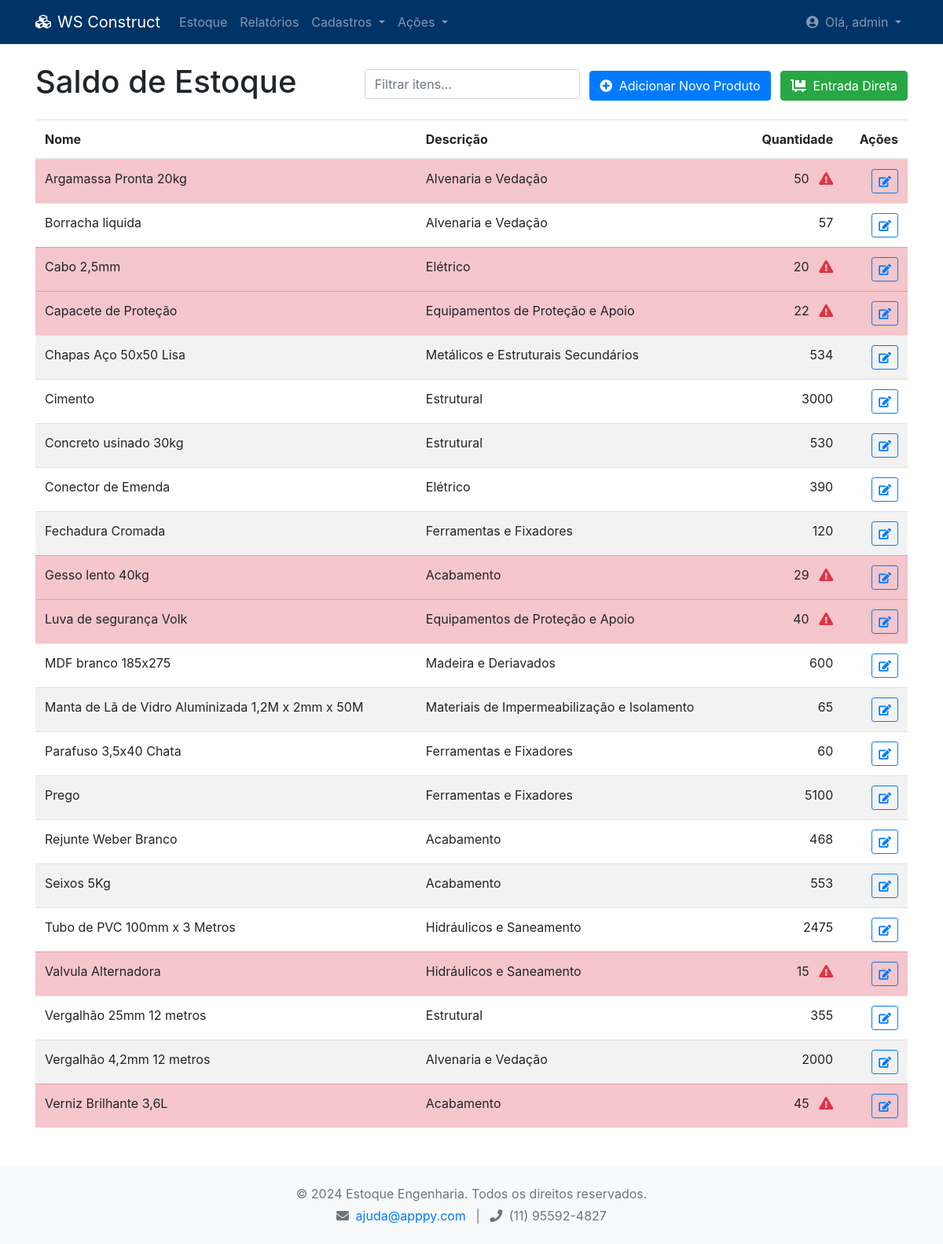
The app's page /estoque (signed in), older data.
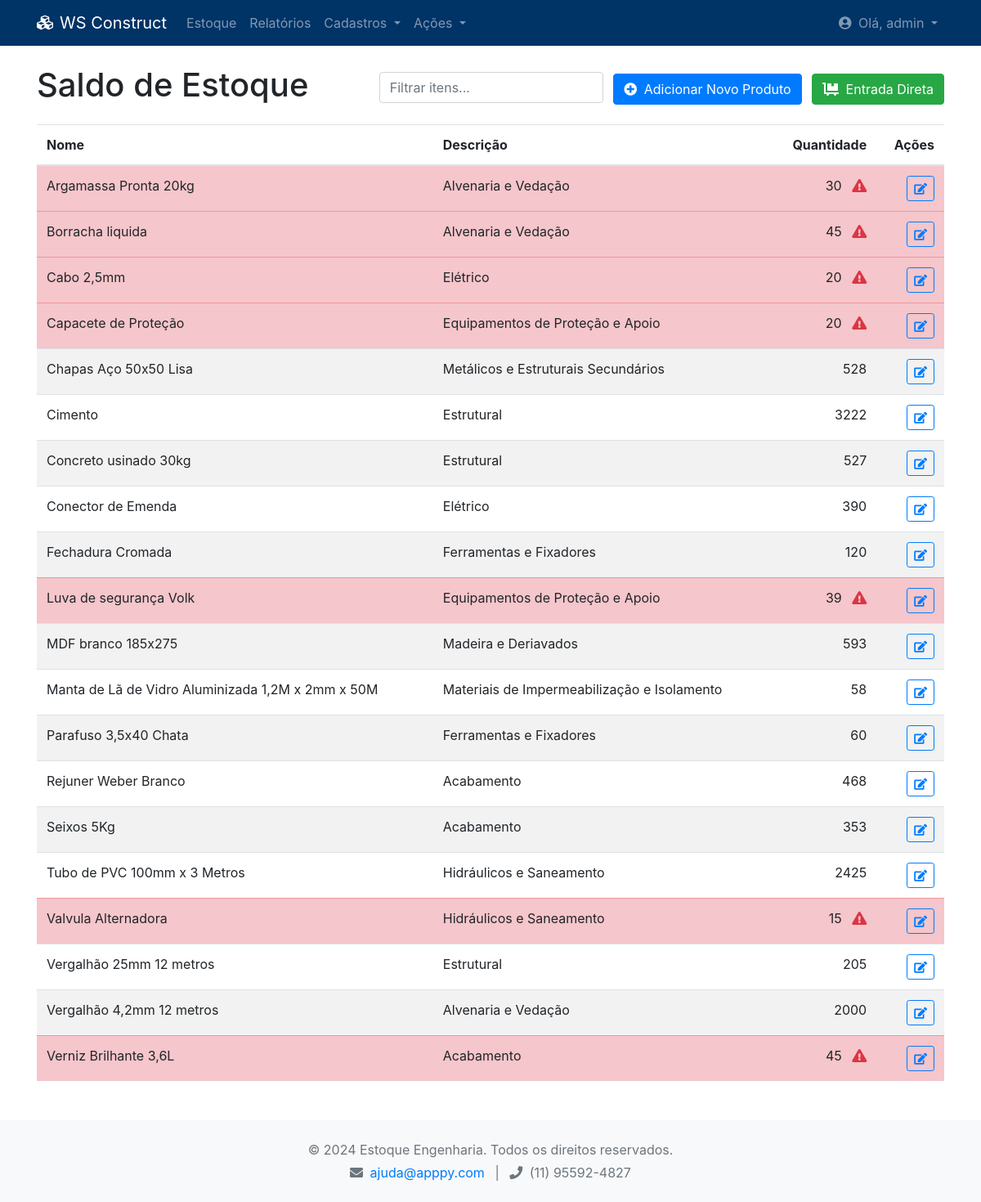
The same page, newer data.
### tables this page shows
CREATE TABLE itens_estoque (
        id INTEGER PRIMARY KEY AUTOINCREMENT,
        nome TEXT UNIQUE NOT NULL,
        descricao_id INTEGER,
        quantidade INTEGER NOT NULL DEFAULT 0,
        preco_unitario REAL,
        FOREIGN KEY (descricao_id) REFERENCES descricoes (id)
    );

CREATE TABLE descricoes (
        id INTEGER PRIMARY KEY AUTOINCREMENT,
        nome TEXT UNIQUE NOT NULL
    );

### app.py (the view)
@app.route('/estoque')
def ver_estoque():
    usuario = session.get('usuario')
    if not usuario:
        return redirect(url_for('login'))
    if not auth.tem_permissao(usuario['role'], 'ver_estoque'):
        flash("Você não tem permissão para acessar esta página.", "danger")
        return redirect(url_for('dashboard'))
    itens_estoque = estoque.listar_itens()
    descricoes_disponiveis = gerenciamento.listar_descricoes()
    return render_template('estoque.html', usuario=usuario, itens=itens_estoque, descricoes=descricoes_disponiveis)

### app.py (called while the page is built)
@app.context_processor
def inject_permissions():
    return dict(PERMISSOES=auth.PERMISSOES)

@app.context_processor
def inject_auth():
    return dict(auth=auth)

@app.context_processor
def inject_notifications():
    if 'usuario' in session and session['usuario']['role'] == 'administracao':
        pedidos_pendentes_count = len(pedidos.listar_pedidos_pendentes())
        return dict(pedidos_pendentes_count=pedidos_pendentes_count)
    return dict(pedidos_pendentes_count=0)

### auth.py (called while the page is built)
def tem_permissao(role: str, acao: str) -> bool:
    permissoes_do_role = PERMISSOES.get(role, [])
    if 'all' in permissoes_do_role:
        return True
    return acao in permissoes_do_role

### database.py (called while the page is built)
def conectar_bd():
    try:
        conn = sqlite3.connect(DB_NAME)
        conn.row_factory = sqlite3.Row
        return conn
    except sqlite3.Error as e:
        logging.error(f"Erro ao conectar ao banco de dados: {e}")
        return None

### estoque.py (called while the page is built)
def listar_itens():
    conn = conectar_bd()
    if not conn: return []
    cursor = conn.cursor()
    cursor.execute("""
        SELECT i.id, i.nome, i.quantidade, i.preco_unitario, d.nome as descricao
        FROM itens_estoque i
        LEFT JOIN descricoes d ON i.descricao_id = d.id
        ORDER BY i.nome
    """)
    itens = cursor.fetchall()
    conn.close()
    return [dict(item) for item in itens] # Converte para lista de dicionários

### gerenciamento.py (called while the page is built)
def listar_descricoes():
    conn = conectar_bd()
    if not conn: return []
    cursor = conn.cursor()
    cursor.execute("SELECT id, nome FROM descricoes ORDER BY nome")
    descricoes = cursor.fetchall()
    conn.close()
    return [dict(d) for d in descricoes]

### pedidos.py (called while the page is built, shortened)
def listar_pedidos_pendentes():
    conn = conectar_bd()
    if not conn: return []
    cursor = conn.cursor()
    cursor.execute("""
        SELECT p.id, p.data_solicitacao, p.tipo, p.justificativa,
               u.username as solicitante_nome, o.nome as obra_nome
        FROM pedidos p
        JOIN usuarios u ON p.solicitante_id = u.id
        LEFT JOIN obras o ON p.obra_id = o.id
        WHERE p.status = 'pendente'
        ORDER BY p.data_solicitacao ASC
    """)
    pedidos_rows = cursor.fetchall()
    pedidos_formatados = []
    conn.close()
    return pedidos_formatados

### templates/estoque.html (shortened to what this page needs)
{% extends "base.html" %}
{% block content %}
        <div class="d-flex justify-content-between align-items-center mb-3">
            <h1>Saldo de Estoque</h1>
            <div>
                <input type="text" id="filtroTabela" class="form-control d-inline-block w-auto" placeholder="Filtrar itens...">
                {% if usuario.role == 'administracao' %}
                <button type="button" class="btn btn-primary ml-2" data-toggle="modal" data-target="#modalAdicionarItem">
                    <i class="fas fa-plus-circle mr-1"></i> Adicionar Novo Produto
                </button>
                {% endif %}
                {% if usuario.role == 'administracao' %}
                <a href="{{ url_for('registrar_movimentacao') }}" class="btn btn-success ml-2"><i class="fas fa-dolly-flatbed mr-1"></i> Entrada Direta</a>
                {% else %}
                <button type="button" class="btn btn-info ml-2" data-toggle="modal" data-target="#modalPedirCompra">
                    <i class="fas fa-shopping-cart mr-1"></i> Pedir Compra
                </button>
                {% endif %}
            </div>
        </div>
        {% if not itens %}
            <div class="alert alert-warning">Nenhum item encontrado no estoque.</div>
        {% else %}
            <table class="table table-striped table-hover">
                <thead>
                    <tr>
                        <th>Nome</th>
                        <th>Descrição</th>
                        <th class="text-right">Quantidade</th>
                        <th class="text-right">Ações</th>
                    </tr>
                </thead>
                <tbody id="corpoTabela">
                    {% for item in itens %}
                    <tr class="{% if usuario.role == 'administracao' and item.quantidade <= 50 %}table-danger{% endif %}">
                        <td>{{ item.nome }}</td>
                        <td>{{ item.descricao }}</td>
                        <td class="text-right">
                            {{ item.quantidade }}
                            {% if usuario.role == 'administracao' and item.quantidade <= 50 %}
                                <i class="fas fa-exclamation-triangle text-danger ml-2" title="Estoque baixo!"></i>
                            {% endif %}
                        </td>
                        <td class="text-right">
                            {% if usuario.role == 'administracao' %}
                            <a href="{{ url_for('editar_item', id=item.id) }}" class="btn btn-sm btn-outline-primary">
                                <i class="fas fa-edit"></i>
                            </a>
                            {% endif %}
                        </td>
                    </tr>
                    {% endfor %}
                </tbody>
            </table>
        {% endif %}
{% endblock %}

### templates/base.html (shortened to what this page needs)
<!DOCTYPE html>
<html lang="pt-br">
<head>
    <link rel="stylesheet" href="https://cdnjs.cloudflare.com/ajax/libs/font-awesome/5.15.3/css/all.min.css">
    <link rel="stylesheet" href="https://stackpath.bootstrapcdn.com/bootstrap/4.5.2/css/bootstrap.min.css">
    <link rel="stylesheet" href="{{ url_for('static', filename='css/style.css') }}">
</head>
<body>
    {% if 'usuario' in session %}
    <nav class="navbar navbar-expand-lg navbar-dark">
        <div class="container">
            <a class="navbar-brand" href="{{ url_for('dashboard') }}">
                <i class="fas fa-cubes mr-2"></i>WS Construct</a>
            <div class="collapse navbar-collapse" id="navbarNav">
                <ul class="navbar-nav mr-auto">
                    <li class="nav-item">
                        <a class="nav-link" href="{{ url_for('ver_estoque') }}">Estoque</a>
                    </li>
                    <li class="nav-item">
                        <a class="nav-link" href="{{ url_for('ver_relatorios') }}">Relatórios</a>
                    </li>
                    {% if usuario.role == 'administracao' %}
                    <li class="nav-item dropdown">
                        <a class="nav-link dropdown-toggle" href="#" id="cadastrosDropdown" role="button" data-toggle="dropdown" aria-haspopup="true" aria-expanded="false">
                            Cadastros
                        </a>
                    </li>
                    <li class="nav-item dropdown">
                        <a class="nav-link dropdown-toggle" href="#" id="acoesDropdown" role="button" data-toggle="dropdown" aria-haspopup="true" aria-expanded="false">
                            Ações {% if pedidos_pendentes_count > 0 %}<span class="badge badge-pill badge-danger">{{ pedidos_pendentes_count }}</span>{% endif %}
                        </a>
                    </li>
                    {% endif %}
                </ul>
                <div class="navbar-nav">
                    <div class="nav-item dropdown">
                        <a class="nav-link dropdown-toggle" href="#" id="userDropdown" role="button" data-toggle="dropdown" aria-haspopup="true" aria-expanded="false">
                            <i class="fas fa-user-circle mr-1"></i> Olá, {{ usuario.username }}
                        </a>
                    </div>
                </div>
            </div>
        </div>
    </nav>
    {% endif %}
    {% block body_content %}
        <main class="container mt-4">
            {% block content %}{% endblock %}
        </main>
    {% endblock %}
    {% if 'usuario' in session %}
    <footer class="mt-5 py-4 text-center text-muted bg-light">
        <div class="container">
            <p class="mb-1">&copy; 2024 Estoque Engenharia. Todos os direitos reservados.</p>
            <p class="mb-0">
                <i class="fas fa-envelope mr-1"></i>
                <a href="mailto:suporte@estoqueengenharia.com">ajuda@apppy.com</a>
                <span class="mx-2">|</span>
                <i class="fas fa-phone mr-1"></i>
                <span>(11) 95592-4827</span>
            </p>
        </div>
    </footer>
    {% endif %}
</body>
</html>

### static/css/style.css (style rules this page uses)
.navbar.navbar-dark { background-color: #003366; }

Row changes from the older to the newer data that the page shows:
removed itens_estoque: nome "Gesso lento 40kg", descricao "Acabamento", quantidade "29"
removed itens_estoque: nome "Prego", descricao "Ferramentas e Fixadores", quantidade "5100"
changed itens_estoque "Argamassa Pronta 20kg": quantidade "50" → "30"
changed itens_estoque "Borracha liquida": quantidade "57" → "45"
changed itens_estoque "Capacete de Proteção": quantidade "22" → "20"
changed itens_estoque "Chapas Aço 50x50 Lisa": quantidade "534" → "528"
changed itens_estoque "Cimento": quantidade "3000" → "3222"
changed itens_estoque "Concreto usinado 30kg": quantidade "530" → "527"
changed itens_estoque "Luva de segurança Volk": quantidade "40" → "39"
changed itens_estoque "MDF branco 185x275": quantidade "600" → "593"
changed itens_estoque "Manta de Lã de Vidro Aluminizada 1,2M x 2mm x 50M": quantidade "65" → "58"
changed itens_estoque: nome "Rejunte Weber Branco" → "Rejuner Weber Branco"
changed itens_estoque "Seixos 5Kg": quantidade "553" → "353"
changed itens_estoque "Tubo de PVC 100mm x 3 Metros": quantidade "2475" → "2425"
changed itens_estoque "Vergalhão 25mm 12 metros": quantidade "355" → "205"
